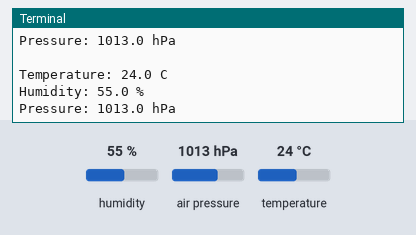
This program was run on a simulated Raspberry Pi (BCM pin numbers). On the bench: the last lines printed to the terminal. Inputs (shaded band) come from the test bench; at power-on: humidity 55 %, air pressure 1013 hPa, temperature 24 °C.

Above: at 1.2 s.
1.3 s: humidity set to 22 %
At 2.6 s:
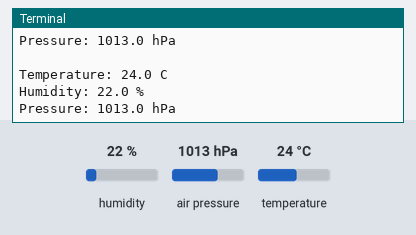
2.8 s: air pressure set to 952 hPa
At 3.8 s:
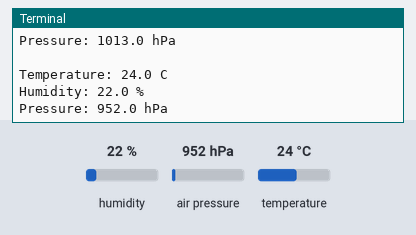
4.3 s: temperature set to 12 °C
At 5.5 s:
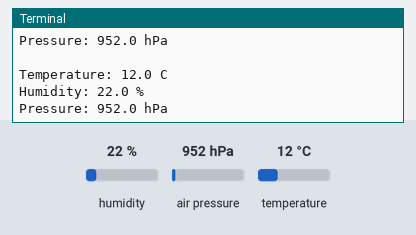

Measured:
- after the input at 1.3 s, the terminal: prints a new line after 0.70 s (image 1)
- after the input at 2.8 s, the terminal: prints a new line after 0.20 s (image 2)
- after the input at 4.3 s, the terminal: prints a new line after 0.71 s (image 3)

The program:

ch03-bme280-i2c.py
```python
import board
import busio
import time

from adafruit_bme280 import basic as adafruit_bme280

i2c = busio.I2C(board.GP1, board.GP0)
bme280 = adafruit_bme280.Adafruit_BME280_I2C(i2c)

while True:
    print("\nTemperature: %0.1f C" % bme280.temperature)
    print("Humidity: %0.1f %%" % bme280.humidity)
    print("Pressure: %0.1f hPa" % bme280.pressure)
    time.sleep(1)
```
